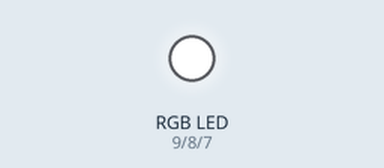
Recording of a sketch running on a simulated Arduino Uno, built with avr-gcc and run on an emulated ATmega328P. On the bench: an RGB LED mixed from three pins (HIGH = lit).

Above: at 0.1 s.
At 14.1 s:
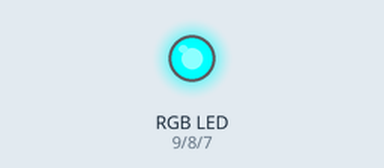
At 17.1 s:
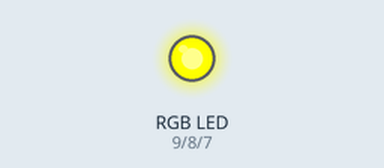
At 20.1 s:
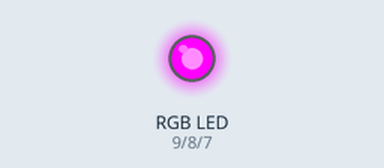
At 23.1 s:
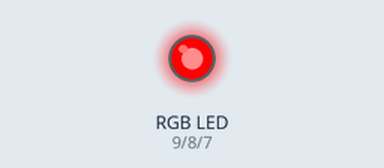
At 32.1 s:
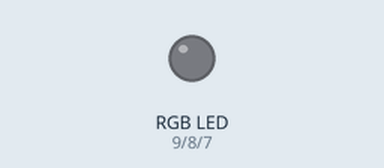
Timing chart, 0 to 40.0 s (numbered marks = the images above):
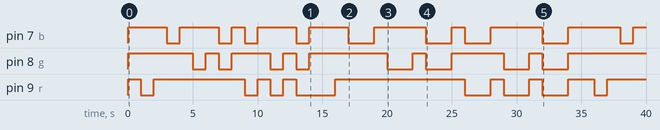

Measured:
- by itself, pin 7 (b): LOW → HIGH at 0.00 s, → LOW 3.0 s later, → HIGH 1.0 s later, → LOW 3.0 s later, … (19 changes in this stretch)
- by itself, pin 8 (g): LOW → HIGH at 0.00 s, → LOW 5.0 s later, → HIGH 1.0 s later, → LOW 1.0 s later, … (17 changes in this stretch)
- by itself, pin 9 (r): LOW → HIGH at 0.00 s, → LOW 1.0 s later, → HIGH 1.0 s later, → LOW 7.0 s later, … (17 changes in this stretch)

The sketch:

rgbled.ino
```cpp
/*
  Blink
  Turns on an LED on for one second, then off for one second, repeatedly.
  Common Ground version
*/

int r = 9;
int g = 8;
int b = 7;
// the setup function runs once when you press reset or power the board
void setup() {
  // initialize digital pin LED_BUILTIN as an output.
  pinMode(r, OUTPUT);
  pinMode(g, OUTPUT);
  pinMode(b, OUTPUT);
}

// the loop function runs over and over again forever
void loop() {
  blinkred();
  blinkblue();
  blinkgreen();
  blinkyellow();
  blinkpurple();
  blinkorange();
  blinkwhite();// wait for a second
  red();
  blue();
  green();
  yellow();
  purple();
  orange();
  white();
}

void blinkred() {
  digitalWrite(r, HIGH);   // turn the LED on (HIGH is the voltage level)
  digitalWrite(g, HIGH);
  digitalWrite(b, HIGH);
  delay(1000);                       // wait for a second
  digitalWrite(r, LOW);    // turn the LED off by making the voltage LOW
  digitalWrite(g, HIGH);
  digitalWrite(b, HIGH);
  delay(1000);
}

void blinkblue() {
  off();                  // wait for a second
  digitalWrite(r, HIGH);    // turn the LED off by making the voltage LOW
  digitalWrite(g, HIGH);
  digitalWrite(b, LOW);
  delay(1000);
}

void blinkgreen() {
  off();                       // wait for a second
  digitalWrite(r, HIGH);    // turn the LED off by making the voltage LOW
  digitalWrite(g, LOW);
  digitalWrite(b, HIGH);
  delay(1000);
}

void blinkpurple() {
  off();                         // wait for a second
  digitalWrite(r, LOW);    // turn the LED off by making the voltage LOW
  digitalWrite(g, HIGH);
  digitalWrite(b, LOW);
  delay(1000);
}
void blinkorange() {
  off();                        // wait for a second
  digitalWrite(r, LOW);    // turn the LED off by making the voltage LOW
  digitalWrite(g, LOW);
  digitalWrite(b, HIGH);
  delay(1000);
}

void blinkyellow() {
  off();                      // wait for a second
  digitalWrite(r, HIGH);    // turn the LED off by making the voltage LOW
  digitalWrite(g, LOW);
  digitalWrite(b, LOW);
  delay(1000);
}

void blinkwhite() {
  off();                      // wait for a second
  digitalWrite(r, LOW);    // turn the LED off by making the voltage LOW
  digitalWrite(g, LOW);
  digitalWrite(b, LOW);
  delay(1000);
}

//nonblink
void red() {                      // wait for a second
  digitalWrite(r, LOW);    // turn the LED off by making the voltage LOW
  digitalWrite(g, HIGH);
  digitalWrite(b, HIGH);
  delay(2000);
  off();
}

void blue() {                   // wait for a second
  digitalWrite(r, HIGH);    // turn the LED off by making the voltage LOW
  digitalWrite(g, HIGH);
  digitalWrite(b, LOW);
  delay(2000);
  off();
}

void green() {                    // wait for a second
  digitalWrite(r, HIGH);    // turn the LED off by making the voltage LOW
  digitalWrite(g, LOW);
  digitalWrite(b, HIGH);
  delay(2000);
  off();
}

void purple() {                      // wait for a second
  digitalWrite(r, LOW);    // turn the LED off by making the voltage LOW
  digitalWrite(g, HIGH);
  digitalWrite(b, LOW);
  delay(2000);
  off();
}
void orange() {                      // wait for a second
  digitalWrite(r, LOW);    // turn the LED off by making the voltage LOW
  digitalWrite(g, LOW);
  digitalWrite(b, HIGH);
  delay(2000);
  off();
}

void yellow() {                     // wait for a second
  digitalWrite(r, HIGH);    // turn the LED off by making the voltage LOW
  digitalWrite(g, LOW);
  digitalWrite(b, LOW);
  delay(2000);
  off();
}

void white() {               // wait for a second
  digitalWrite(r, LOW);    // turn the LED off by making the voltage LOW
  digitalWrite(g, LOW);
  digitalWrite(b, LOW);
  delay(2000);
  off();
}

void off() {
  digitalWrite(r, HIGH);    // turn the LED off by making the voltage LOW
  digitalWrite(g, HIGH);
  digitalWrite(b, HIGH);
  delay(1000);
}
```
